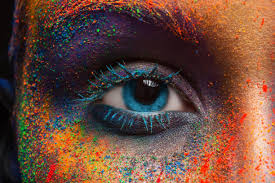
#> input picture WEEK_3/Lab1_1/images/img1.jpeg, 275 x 183 px; its folder holds only this picture in this run
$ jupyter execute Lab1_1.ipynb   (shell and % lines are left out)
#> lines starting #> are read from the running program, lines starting #| are printed output that depends on the picture; after the words box and inside, x2 and y2 are one past the last pixel; in counts of white or black regions, pixels touching at a corner belong together
# Lab 1.1: OpenCV Image Preprocessing
Module 3: Computer Vision and Image Processing

**Objective:**
Build a preprocessing pipeline that standardizes raw images and improves edge detection quality.

[cell 1]
import cv2
import numpy as np
import os
import matplotlib.pyplot as plt

[cell 2]
IMAGE_FOLDER = "images"
TARGET_SIZE = (640, 640)

[cell 3]
def load_images(folder, limit=5):
#> called with folder = 'images', limit = 5
    image_paths = [os.path.join(folder, f) for f in os.listdir(folder)[:limit]]
    images = []

    print("----- IMAGE INFORMATION -----")
    for path in image_paths:
        img = cv2.imread(path)
#> img is the input picture: shape (183, 275, 3); mean B, G, R 59.9, 72.9, 106.2
        if img is None:
            continue

        images.append(img)

        print(f"\nFile: {path}")
        print("Shape:", img.shape)
#| Shape: (183, 275, 3)
        print("Height:", img.shape[0])
#| Height: 183
        print("Width:", img.shape[1])
#| Width: 275
        print("Channels:", img.shape[2])
#| Channels: 3
        print("Data Type:", img.dtype)
#| Data Type: uint8

    return images

images = load_images(IMAGE_FOLDER)
#> images = 1 item

[cell 4]
def convert_bgr_to_rgb(img):
    return cv2.cvtColor(img, cv2.COLOR_BGR2RGB)

rgb_images = [convert_bgr_to_rgb(img) for img in images]
#> rgb_images = 1 item

plt.figure(figsize=(8,4))
plt.subplot(1,2,1)
plt.title("BGR (Incorrect Display)")
plt.imshow(images[0])

plt.subplot(1,2,2)
plt.title("RGB (Correct Display)")
plt.imshow(rgb_images[0])
plt.show()
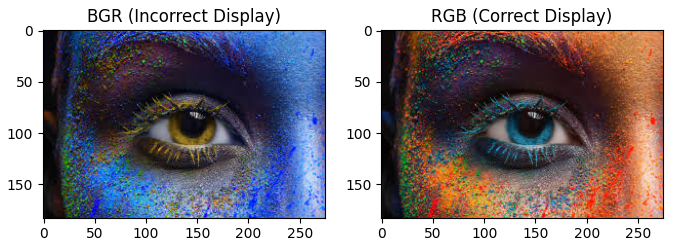
#> figure drawn by matplotlib, 2 panels; B, G, R data is drawn as R, G, B

[cell 5]
def simple_resize(img, size=(640,640)):
#> called with size = (640, 640)
    return cv2.resize(img, size)
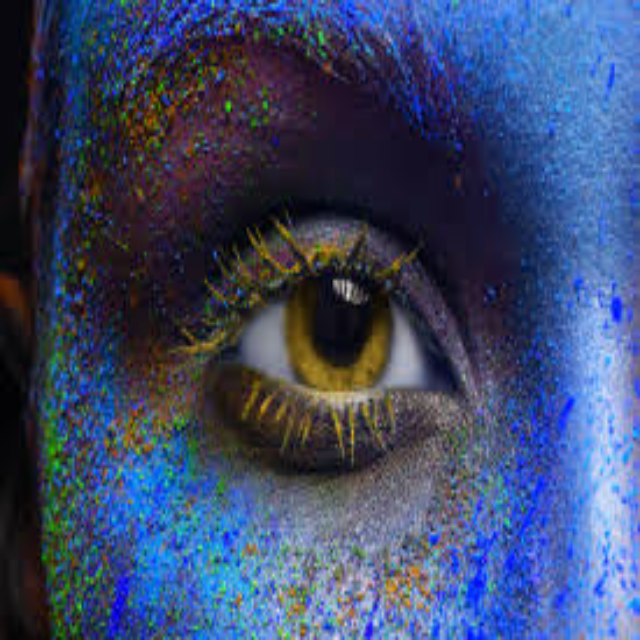
#> returned value: shape (640, 640, 3); mean of channels 0, 1, 2 106, 72.8, 59.7; drawn as B, G, R

def letterbox_resize(img, target_size=(640,640)):
#> called with target_size = (640, 640)
    h, w = img.shape[:2]
#> h = 183; w = 275
    scale = min(target_size[0] / h, target_size[1] / w)
#> scale = 2.33

    new_w = int(w * scale)
#> new_w = 640
    new_h = int(h * scale)
#> new_h = 425

    resized = cv2.resize(img, (new_w, new_h))
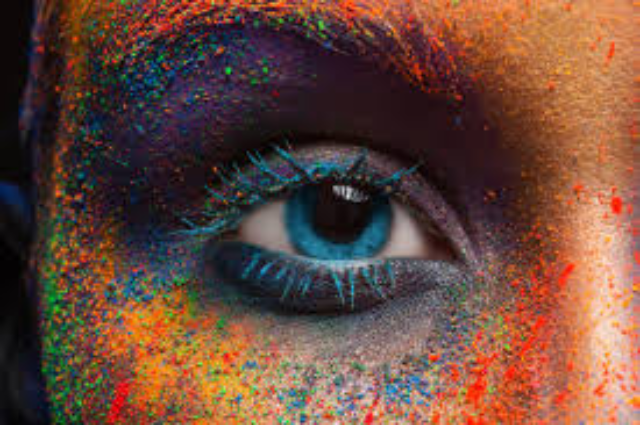
#> resized: shape (425, 640, 3); mean R, G, B 106, 72.8, 59.8

    top = (target_size[0] - new_h) // 2
#> top = 107
    bottom = target_size[0] - new_h - top
#> bottom = 108
    left = (target_size[1] - new_w) // 2
#> left = 0
    right = target_size[1] - new_w - left
#> right = 0

    padded = cv2.copyMakeBorder(
        resized, top, bottom, left, right,
        cv2.BORDER_CONSTANT, value=(0,0,0)
    )
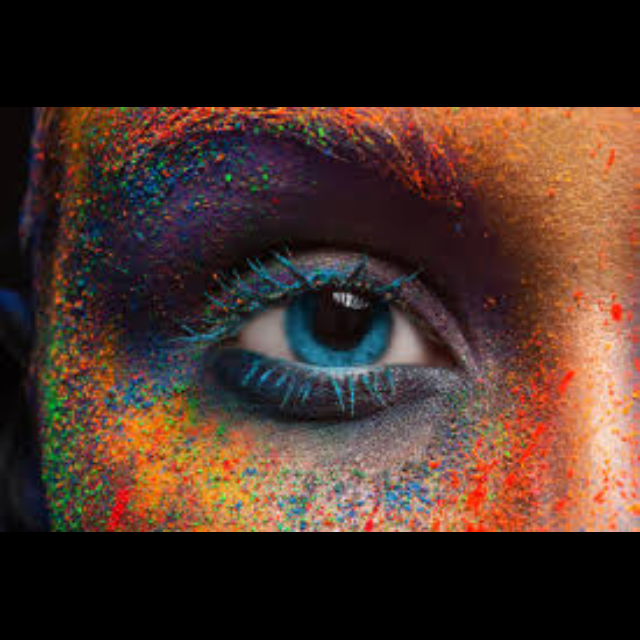
#> padded: shape (640, 640, 3); mean R, G, B 70.4, 48.3, 39.7

    return padded

resized_simple = simple_resize(rgb_images[0])
resized_letterbox = letterbox_resize(rgb_images[0])

plt.figure(figsize=(8,4))
plt.subplot(1,2,1)
plt.title("Simple Resize (Distorted)")
plt.imshow(resized_simple)

plt.subplot(1,2,2)
plt.title("Letterbox Resize")
plt.imshow(resized_letterbox)
plt.show()

[cell 6]
def apply_histogram_equalization(img):
    ycrcb = cv2.cvtColor(img, cv2.COLOR_RGB2YCrCb)
#> ycrcb: shape (640, 640, 3); mean of channels 0, 1, 2 53.9, 139.8, 120
    ycrcb[:,:,0] = cv2.equalizeHist(ycrcb[:,:,0])
#> ycrcb: shape (640, 640, 3); mean of channels 0, 1, 2 85.2, 139.8, 120
    return cv2.cvtColor(ycrcb, cv2.COLOR_YCrCb2RGB)
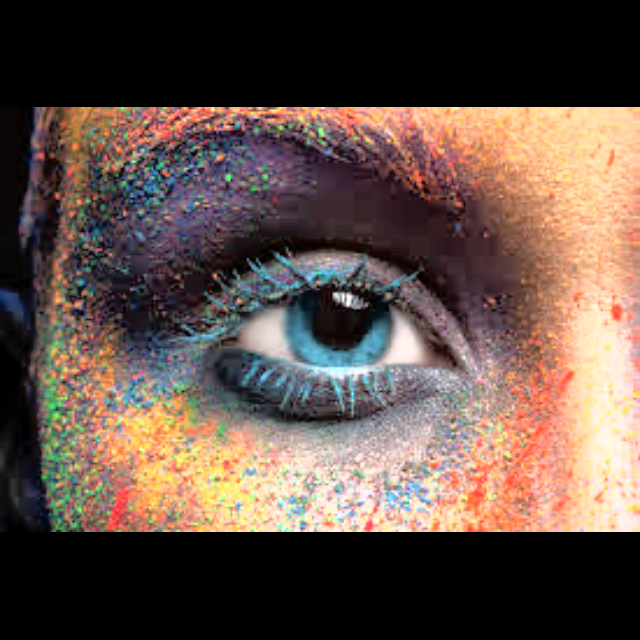
#> returned value: shape (640, 640, 3); mean R, G, B 97.3, 79.6, 70.9

equalized = apply_histogram_equalization(resized_letterbox)

plt.figure(figsize=(8,4))
plt.subplot(1,2,1)
plt.title("Original")
plt.imshow(resized_letterbox)

plt.subplot(1,2,2)
plt.title("Histogram Equalized")
plt.imshow(equalized)
plt.show()

[cell 7]
normalized = equalized / 255.0

print("Shape:", normalized.shape)
#| Shape: (640, 640, 3)
print("Data Type:", normalized.dtype)
#| Data Type: float64
print("Min:", normalized.min())
#| Min: 0.0
print("Max:", normalized.max())
#| Max: 1.0

[cell 8]
def preprocess_image(img):
    img = cv2.cvtColor(img, cv2.COLOR_BGR2RGB)
    img = letterbox_resize(img, TARGET_SIZE)
    img = apply_histogram_equalization(img)
    img = img / 255.0
    return img

processed_img = preprocess_image(images[0])
print("Final Output Shape:", processed_img.shape)
#| Final Output Shape: (640, 640, 3)

[cell 9]
def count_edges(img):
    if img.max() <= 1.0:
        img = (img * 255).astype(np.uint8)

    if len(img.shape) == 3:
        img = cv2.cvtColor(img, cv2.COLOR_RGB2GRAY)
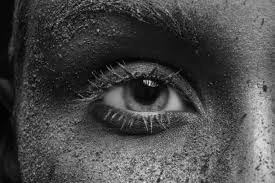
#> img: shape (183, 275); min 0, max 239, mean 72.8

    edges = cv2.Canny(img, 100, 200)
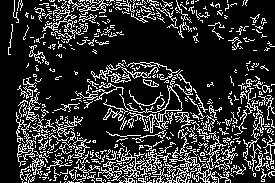
#> edges: shape (183, 275); 19.1% white in thin lines or dots
    edge_count = np.sum(edges > 0)
#> edge_count = 9588

    return edges, edge_count

raw_edges, raw_count = count_edges(images[0])
#> raw_count = 9588
proc_edges, proc_count = count_edges(processed_img)
#> in count_edges (call 2), `img = cv2.cvtColor(img, cv2.COLOR_RGB2GRAY)`:
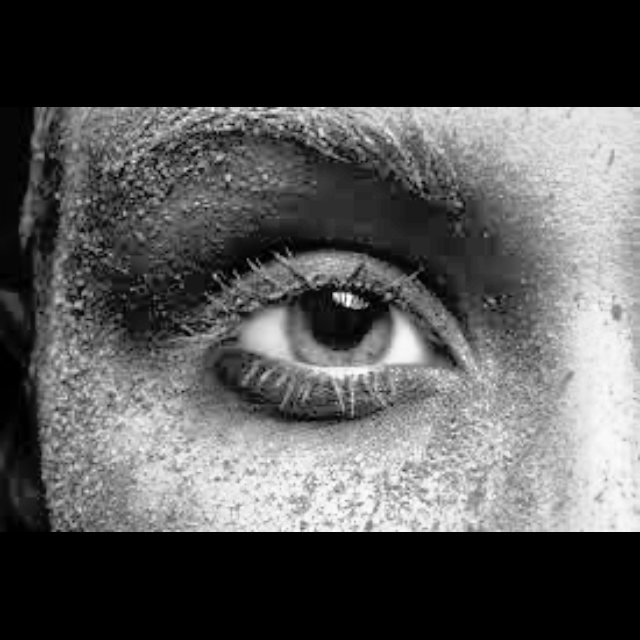
#> img: shape (640, 640); min 0, max 254, mean 83.9
#> in count_edges (call 2), `edges = cv2.Canny(img, 100, 200)`:
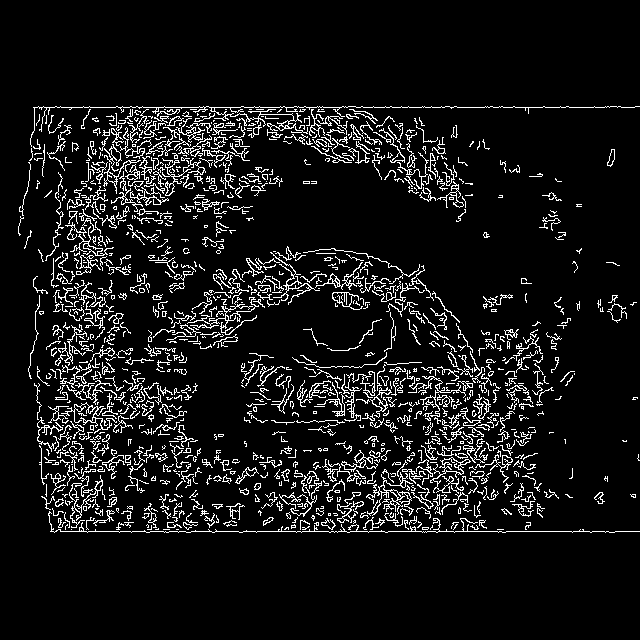
#> edges: shape (640, 640); 8.4% white in thin lines or dots, all inside (x1, y1, x2, y2) = (18, 106, 640, 533)
#> in count_edges (call 2), `edge_count = np.sum(edges > 0)`: edge_count = 34532
#> proc_count = 34532

print("Raw Edge Count:", raw_count)
#| Raw Edge Count: 9588
print("Processed Edge Count:", proc_count)
#| Processed Edge Count: 34532

increase = ((proc_count - raw_count) / raw_count) * 100
#> increase = 260.2
print("Percentage Increase: {:.2f}%".format(increase))
#| Percentage Increase: 260.16%

[cell 10]
plt.figure(figsize=(10,5))

plt.subplot(1,2,1)
plt.title("Raw Edges")
plt.imshow(raw_edges, cmap='gray')
plt.axis('off')

plt.subplot(1,2,2)
plt.title("Preprocessed Edges")
plt.imshow(proc_edges, cmap='gray')
plt.axis('off')

plt.tight_layout()
plt.savefig("edge_comparison.png")
plt.show()

$ run again, on WEEK_3/Lab1_1/images/img2.jpeg
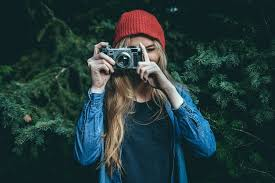
#> input picture WEEK_3/Lab1_1/images/img2.jpeg, 275 x 183 px
#> in load_images, img is the input picture: shape (183, 275, 3); mean B, G, R 56.9, 56.7, 35.6
#| Shape: (183, 275, 3)
#| Height: 183
#| Width: 275
#| Channels: 3
#| Data Type: uint8
#> images = 1 item
#| Shape: (640, 640, 3)
#| Data Type: float64
#| Min: 0.0
#| Max: 1.0
#| Final Output Shape: (640, 640, 3)
#> img: shape (183, 275)
#> in count_edges, `edges = cv2.Canny(img, 100, 200)`:
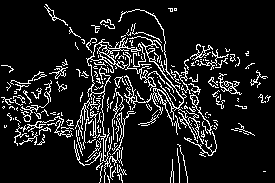
#> edges: shape (183, 275); 11.4% white in thin lines or dots
#> edge_count = 5739
#> img: shape (640, 640)
#> in count_edges (call 2), `edges = cv2.Canny(img, 100, 200)`:
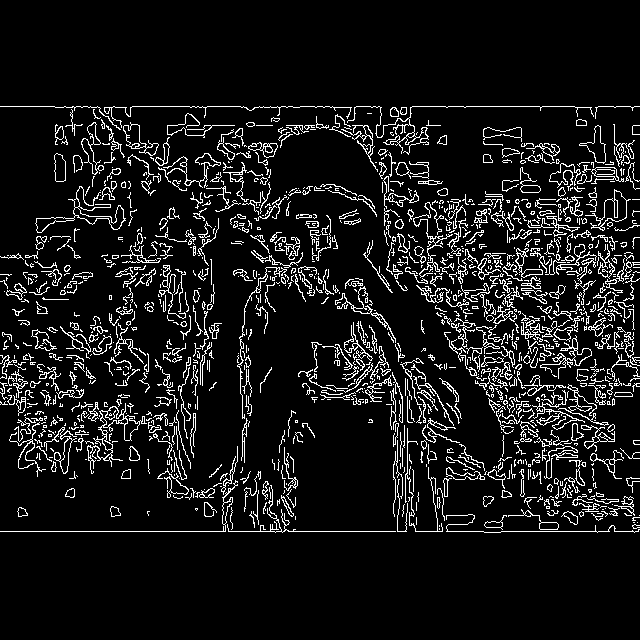
#> edges: shape (640, 640); 9.1% white in thin lines or dots, all inside (x1, y1, x2, y2) = (0, 106, 640, 533)
#> edge_count = 37070
#| Raw Edge Count: 5739
#| Processed Edge Count: 37070
#> increase = 545.9
#| Percentage Increase: 545.93%

$ run again, on WEEK_3/Lab1_1/images/img3.jpg
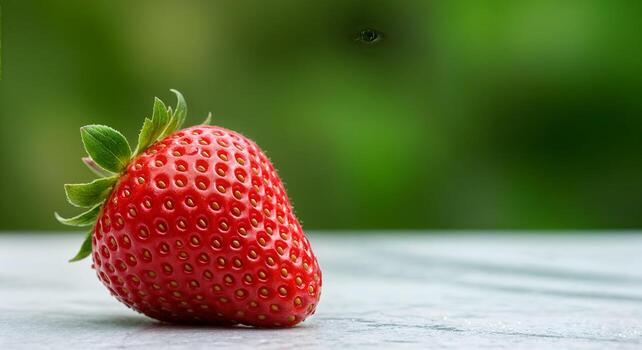
#> input picture WEEK_3/Lab1_1/images/img3.jpg, 642 x 350 px
#> in load_images, img is the input picture: shape (350, 642, 3); mean B, G, R 73.5, 116.1, 112.3
#| Shape: (350, 642, 3)
#| Height: 350
#| Width: 642
#| Channels: 3
#| Data Type: uint8
#> images = 1 item
#| Shape: (640, 640, 3)
#| Data Type: float64
#| Min: 0.0
#| Max: 1.0
#| Final Output Shape: (640, 640, 3)
#> img: shape (350, 642)
#> in count_edges, `edges = cv2.Canny(img, 100, 200)`:
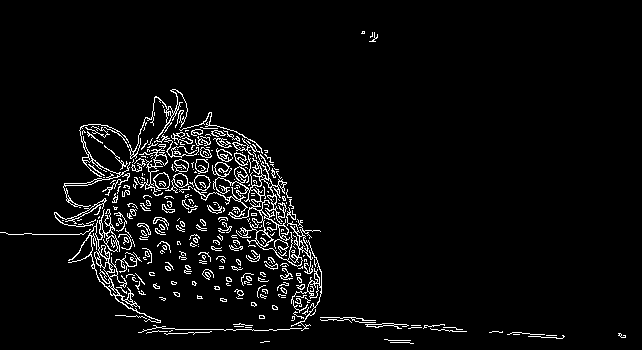
#> edges: shape (350, 642); 4.5% white in thin lines or dots, all inside (x1, y1, x2, y2) = (0, 31, 626, 344)
#> edge_count = 10120
#> img: shape (640, 640)
#> in count_edges (call 2), `edges = cv2.Canny(img, 100, 200)`:
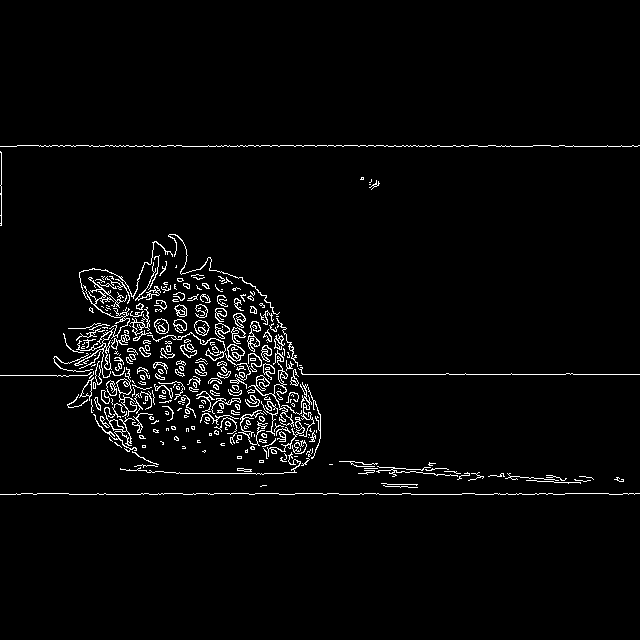
#> edges: shape (640, 640); 3% white in thin lines or dots, all inside (x1, y1, x2, y2) = (0, 145, 640, 495)
#> edge_count = 12253
#| Raw Edge Count: 10120
#| Processed Edge Count: 12253
#> increase = 21.08
#| Percentage Increase: 21.08%
